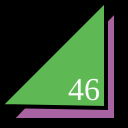
Frame 1 (no input)
Frame 60 (no input): identical to frame 1, image omitted
Frame 120 (the mouse pressed at the canvas centre since frame 60): identical to frame 1, image omitted

The p5.js sketch that drew this single still picture (run headless with seeded random() and noise() and a simulated clock; from frame 60 on, the mouse is pressed at the canvas centre):

// p5.js sketch
// ── sketch.js
function setup() {
  createCanvas(128,128);
}

function draw() {
  background(0);
  strokeWeight(4);
  fill(168, 100, 162);
  triangle(11,120,116,120,116,10);
  fill(94, 185, 84);
  triangle(0,106,106,108,106,0);
  fill(250);
  textSize(32);
  textFont("serif");
  text("46", 68, 100);
}
